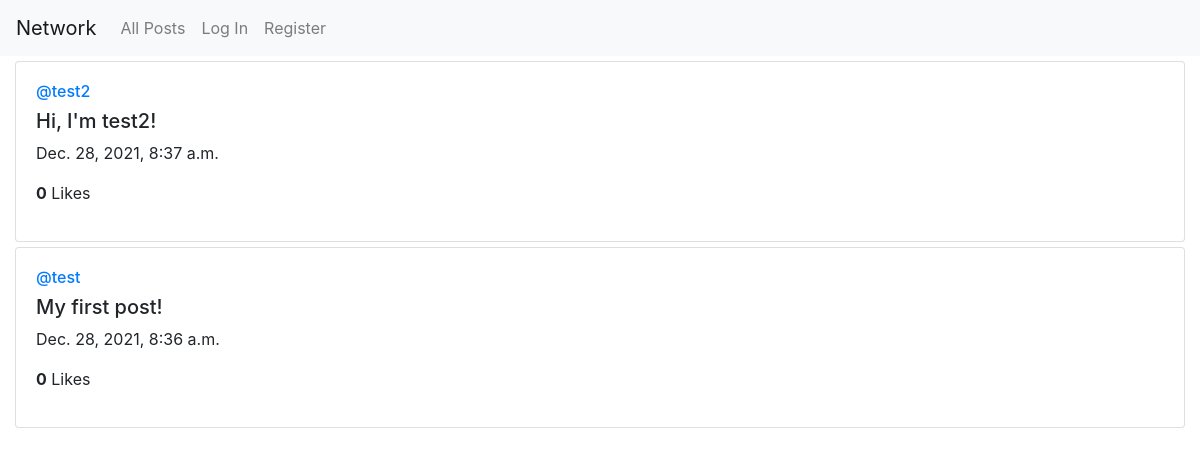
Before: / with the older database file.
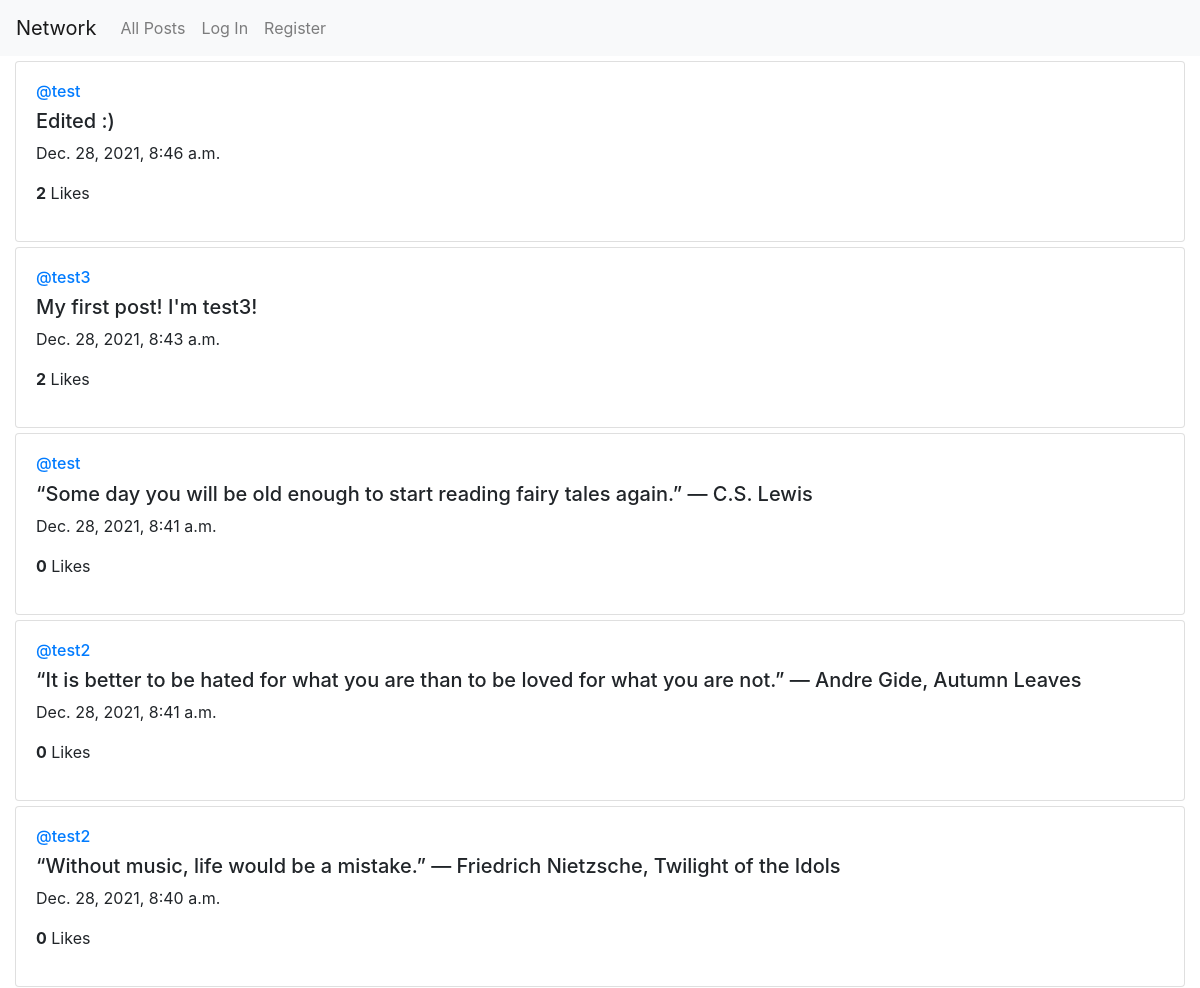
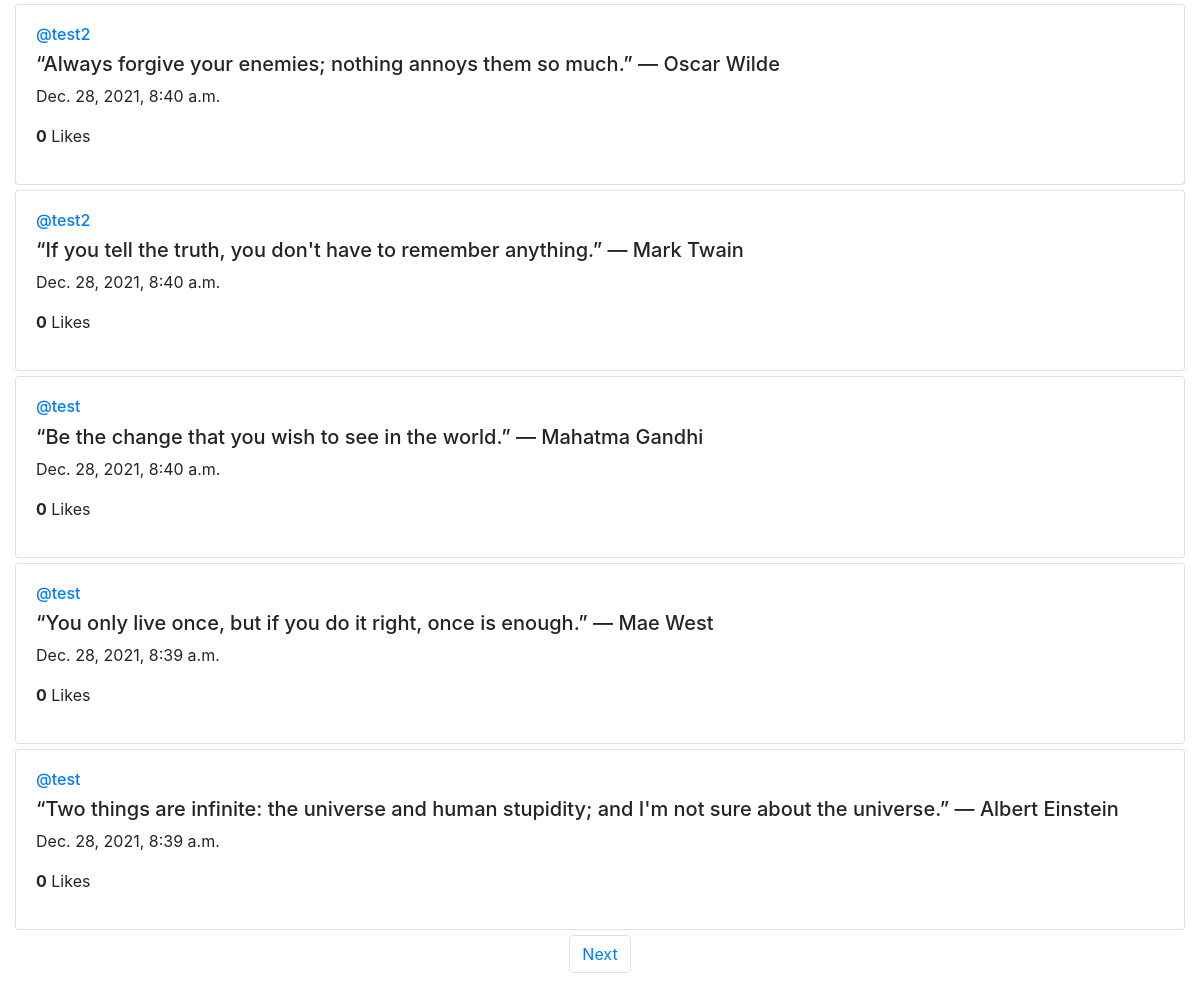
After: the same page with the newer database file (2 pictures, top to bottom).
### network/models.py (models this page shows, shortened)
class Post(models.Model):
    id = models.UUIDField(primary_key=True, default=uuid.uuid4, editable=False) # each post uniquely identified using UUID v4
    user = models.ForeignKey("User", on_delete=models.CASCADE, related_name="posts")
    text = models.TextField()
    created_at = models.DateTimeField(auto_now_add=True) # Automatically set the field to now when the post is created
    likes = models.ManyToManyField(User, blank=True, related_name="liked")

class User(AbstractUser):
    following = models.ManyToManyField("self", blank=True, symmetrical=False, related_name="followers")

### network/views.py (the view)
# urls.py: path("", views.index, name="index"),
def index(request):
    if request.method == "POST":    # Create new post
        user = request.user
        text = request.POST["text"]
        post = Post(user=user, text=text)
        post.save()
    all_posts = Post.objects.order_by('-created_at')
    page_index = request.GET.get('page', 1) # Get the page index from the URL
    p = Paginator(all_posts, 10)
    try:
        c_page = p.page(page_index)
    except PageNotAnInteger:    # Get to the first page
        c_page = p.page(1)
    except EmptyPage:   # Get to the last existing page
        c_page = p.page(p.num_pages)
    c_user = None
    if request.user.is_authenticated:
        c_user = User.objects.get(username=request.user.username)
    return render(request, "network/index.html", {
        "c_page": c_page,
        "c_user": c_user
    })

### network/templates/network/index.html (shortened to what this page needs)
{% extends "network/layout.html" %}
{% load static %}
{% block body %}
    {% for post in c_page.object_list %}
    <div class="card" style="margin: 5px 0;">
        <div class="card-body">
            <a href="{% url 'profile' username=post.user.username %}"><h6>@{{ post.user }}</h6></a>
            <div class="post-content" data-pid="{{post.id}}">
                <h5 data-pid="{{post.id}}">{{ post.text }}</h5>
                <p>{{ post.created_at }}</p>
                {% if user.is_authenticated %}
                    <p data-pid="{{post.id}}" style="cursor:pointer;" onclick="likeUnlike(this)"><b>{{ post.likes.count }}</b> Likes</p>
                {% else %}
                    <p style="cursor:pointer;"><b>{{ post.likes.count }}</b> Likes</p>
                {% endif %}
            </div>
        </div>
    </div>
    {% endfor %}
    {% if c_page.has_other_pages %}
    <nav aria-label="Page navigation">
        <ul class="pagination justify-content-center">
            {% if c_page.has_next %}
                <li class="page-item"><a class="page-link" href="?page={{ c_page.next_page_number }}">Next</a></li>
            {% endif %}
        </ul>
    </nav>
    {% endif %}
{% endblock %}

Changed rows visible on the page:
no longer on this page (row unchanged): Post: user "test2", text "Hi, I'm test2!", created_at "Dec. 28, 2021, 8:37 a.m.", likes.count "0"
no longer on this page (row unchanged): Post: user "test", text "My first post!", created_at "Dec. 28, 2021, 8:36 a.m.", likes.count "0"
added Post: user "test", text "Edited :)", created_at "Dec. 28, 2021, 8:46 a.m.", likes.count "2"
added Post: user "test3", text "My first post! I'm test3!", created_at "Dec. 28, 2021, 8:43 a.m.", likes.count "2"
added Post: user "test", text "“Some day you will be old enough to start reading fairy tales again.” ― C.S. Lewis", created_at "Dec. 28, 2021, 8:41 a.m.", likes.count "0"
added Post: user "test2", text "“It is better to be hated for what you are than to be loved for what you are not.” ― Andre Gide, Autumn Leaves", created_at "Dec. 28, 2021, 8:41 a.m.", likes.count "0"
added Post: user "test2", text "“Without music, life would be a mistake.” ― Friedrich Nietzsche, Twilight of the Idols", created_at "Dec. 28, 2021, 8:40 a.m.", likes.count "0"
added Post: user "test2", text "“Always forgive your enemies; nothing annoys them so much.” ― Oscar Wilde", created_at "Dec. 28, 2021, 8:40 a.m.", likes.count "0"
added Post: user "test2", text "“If you tell the truth, you don't have to remember anything.” ― Mark Twain", created_at "Dec. 28, 2021, 8:40 a.m.", likes.count "0"
added Post: user "test", text "“Be the change that you wish to see in the world.” ― Mahatma Gandhi", created_at "Dec. 28, 2021, 8:40 a.m.", likes.count "0"
added Post: user "test", text "“You only live once, but if you do it right, once is enough.” ― Mae West", created_at "Dec. 28, 2021, 8:39 a.m.", likes.count "0"
added Post: user "test", text "“Two things are infinite: the universe and human stupidity; and I'm not sure about the universe.” ― Albert Einstein", created_at "Dec. 28, 2021, 8:39 a.m.", likes.count "0"
Other visible differences:
text now shown: "Next"
